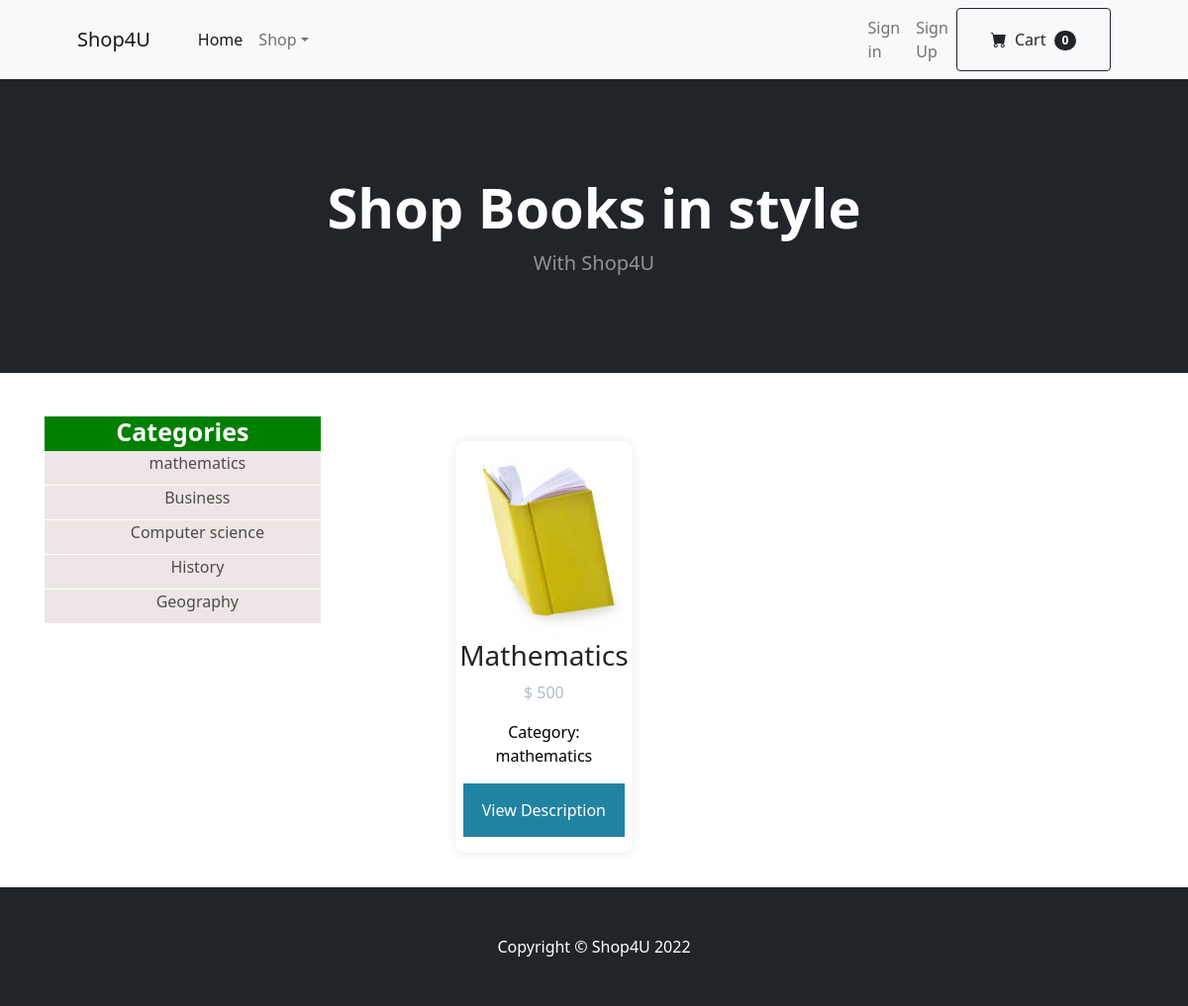
Screenshot of /category.php?id=7 with the database file from the repository.
### tables this page shows
CREATE TABLE IF NOT EXISTS `categories` (
  `categoryId` int(11) NOT NULL,
  `name` varchar(200) NOT NULL,
  `description` varchar(200) NOT NULL
);

CREATE TABLE IF NOT EXISTS `books` (
  `bookId` int(11) NOT NULL,
  `title` varchar(200) NOT NULL,
  `author` varchar(200) NOT NULL,
  `description` varchar(200) NOT NULL,
  `category` varchar(200) NOT NULL,
  `price` double NOT NULL,
  `image` text NOT NULL,
  `bookstoreName` varchar(200) NOT NULL
);

### category.php (the view, shortened to what this page needs)
<!DOCTYPE html>
<html lang="en">
    <head>
        <link rel="stylesheet" type="text/css" href="style.css">
        <link rel="stylesheet" type="text/css" href="style1.css">
        <link href="https://cdn.jsdelivr.net/npm/bootstrap-icons@1.5.0/font/bootstrap-icons.css" rel="stylesheet" />
        <link href="css/styles.css" rel="stylesheet" />
    </head>
    <body>
        <nav class="navbar navbar-expand-lg navbar-light bg-light">
            <div class="container px-4 px-lg-5">
                <a class="navbar-brand" href="#!">Shop4U</a>
                <div class="collapse navbar-collapse" id="navbarSupportedContent">
                    <ul class="navbar-nav me-auto mb-2 mb-lg-0 ms-lg-4">
                        <li class="nav-item"><a class="nav-link active" aria-current="page" href="index.php">Home</a></li>
                        <li class="nav-item dropdown">
                            <a class="nav-link dropdown-toggle" id="navbarDropdown" href="#" role="button" data-bs-toggle="dropdown" aria-expanded="false">Shop</a>
                        </li>
                    </ul>
                    <form class="d-flex">
                        <ul class="navbar-nav me-auto mb-2 mb-lg-0 ms-lg-4">
                        <li class="nav-item"><a class="nav-link" href="signin.php">Sign in</a></li>
                        <li class="nav-item"><a class="nav-link" href="signup.php">Sign Up</a></li>
                    </ul>
                        <button class="btn btn-outline-dark" type="submit">
                            <i class="bi-cart-fill me-1"></i>
                            Cart
                            <span class="badge bg-dark text-white ms-1 rounded-pill">0</span>
                        </button>
                    </form>
                </div>
            </div>
        </nav>
        <header class="bg-dark py-5">
            <div class="container px-4 px-lg-5 my-5">
                <div class="text-center text-white">
                    <h1 class="display-4 fw-bolder">Shop Books in style</h1>
                    <p class="lead fw-normal text-white-50 mb-0">With Shop4U</p>
                </div>
            </div>
        </header>
            <div id="primary_right">
                    <br>
            <div class="ta">
            <div class="td">
            <div class="tb">
<div class="title_box">Categories</div>
      <ul class="left_menu">
        <?php
            categories();
        ?>
                            <div class="right_menu">
                <?php
                            $id = $_GET['id'];
                            $result = mysql_query("SELECT* from books inner JOIN categories on books.category=categories.categoryId where categoryId='$id'") or die(mysql_error());
                            $res = mysql_numrows($result);
                            if($res == 0){
                                echo '<div class="gallery">';
      echo '<div class="content">';
                            echo '<image src = "images/images.png" width="160" height="200">';
                            echo'<h2> <font color="black" size="3px">No Product Available in this Category</h2></font>';
                            echo'</div>';
                            echo "</div";
                            }else {
                            while($row=mysql_fetch_array($result)){
                                                            echo '<div class="gallery">';
      echo '<div class="content">';
                            echo '<image src = "admin/images/books/'.$row['image'].'" width="160" height="200">';
                            echo'<h3>'.$row['title'].'</font></h3>';
                            echo'<p>$ '.$row['price'].'</p></font>';
                            echo'<p> <font color="black" size="3px">Category: '.$row['name'].'</p></font>';
                            echo'<p><button class = "buy-1"><a href="book-details.php?id='. $row['bookId'] . '"><font color="white" name="btn">View Description</font></button></p>';
                            echo'</div>';
                            }
                        }
                            ?>
</div>
</div>
</div>
                        </div>
                        </div>
                    </div>
</body>
</html>
<?php
function categories(){
        $query = mysql_query("SELECT * FROM categories") or die (mysql_error());
        while($row = mysql_fetch_array($query)){
                echo "<li class = 'even'><a href ='category.php?id=".$row['categoryId']."'>".$row['name']."</a></li>";
            }
        echo "</ul>";
        }
        ?>
        <?php include "footer.php"?>
    </body>
</html>

### style.css (style rules this page uses)
#primary_right { text-align: center; margin-left:-255px; min-height:500px; overflow:hidden; }
.title_box { width:25%; height:35px; margin-top: -100px; background: green; text-align:center; font-size:25px; font-weight:bold; color:#fff; line-height:30px; }
ul.left_menu { width:25%; padding:0px; margin:0px; list-style:none; }
ul.left_menu li { margin:0px; list-style:none; }
ul.left_menu li.even a { height:35px; display:block; background:url(images/checked.png) no-repeat left #eee6e6; background-position:5px 5px; border-bottom:1px #FFFFFF solid; text-decoration:none; text-align: center; color:#504b4b; padding:0 0 0 30px; line-height:25px; }
.right_menu { margin-left: 350px; margin-top: 20px; clear: all; margin-right: 0px; clear: both; }
.ta { margin-left: 280px; margin-right: 20px; margin-bottom: 100px; }
.td { background-color: white; width: 100%; float: left; margin-top: 100px; border-radius: 5px; clear: both; }
.tb { padding: 20px; }
.container p { text-decoration: none; }

### style1.css (style rules this page uses)
.content a { text-decoration: none; }
a { text-decoration: none; }
.gallery { display: flex; flex-wrap: wrap; width: 100%; justify-content: left; align-items: left; text-decoration: none; padding-left: 50px; clear: both; margin-top: -220px; }
.content { width: 25%; margin: 15px; justify-content: left; align-items: left; box-sizing: border-box; float: left; text-align: center; border-radius:10px; border-top-right-radius: 10px; border-bottom-right-radius: 10px; padding-top: 10px; box-shadow: 0 0 10px rgba(0, 0, 0, 0.1); transition: .4s; padding: 0px; }
.content img { width: 90%; height: 200px; text-align: center; margin: 0 auto; display: block; }
p { text-align: center; color: #b2bec3; padding: 0 8px; text-decoration: none; }
button { text-align: center; font-size: 24px; color: #fff; width: 100%; padding: 15px; border:0px; outline: none; cursor: pointer; margin-top: 5px; border-bottom-right-radius: 10px; border-bottom-left-radius: 10px; }
.buy-1 { background-color: #2183a2; }

### rows the page displays
categories: name "mathematics"
categories: name "Business"
categories: name "Computer science"
categories: name "History"
categories: name "Geography"
books: image (picture), title "Mathematics", price "500", categories.name "mathematics"
